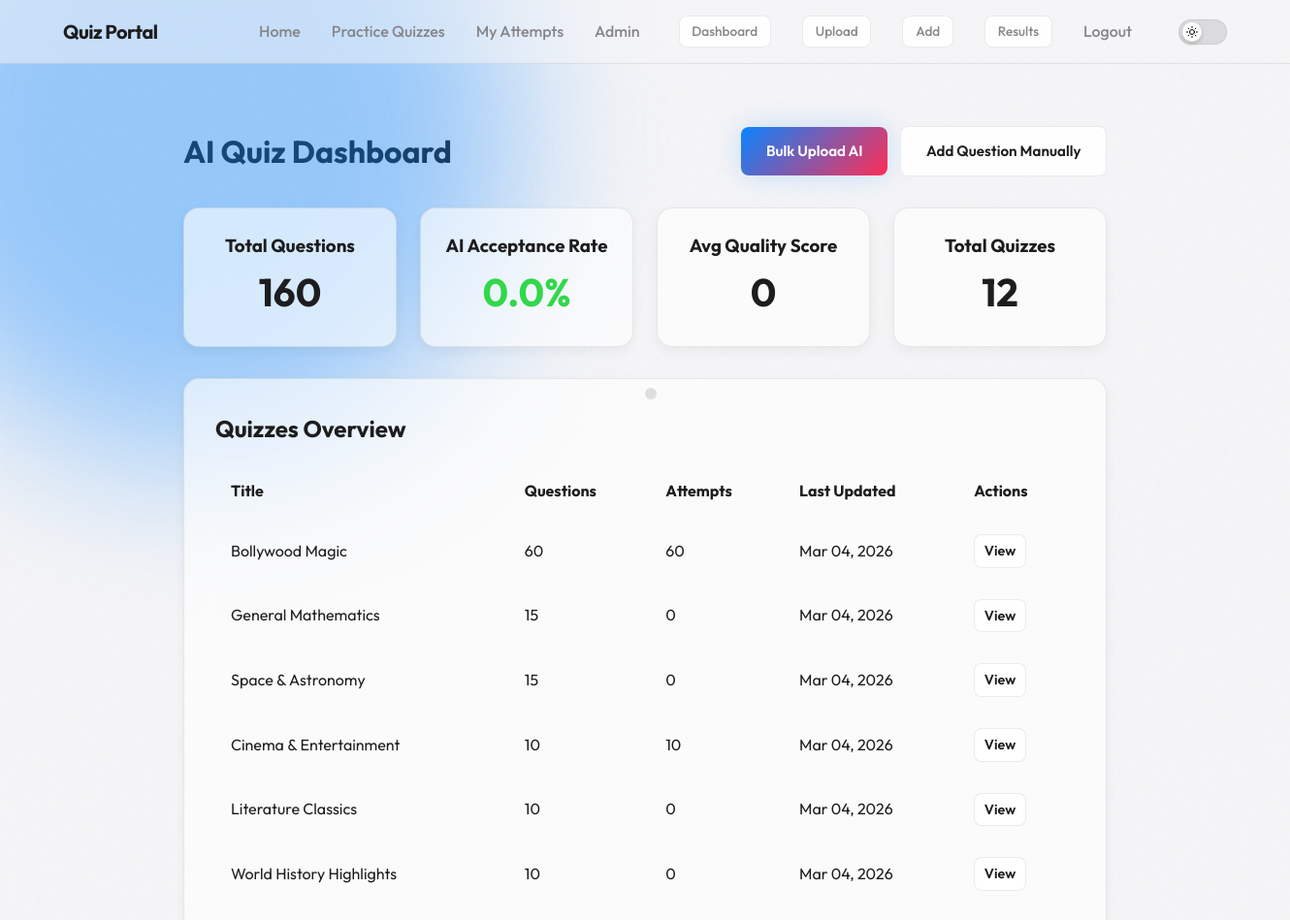
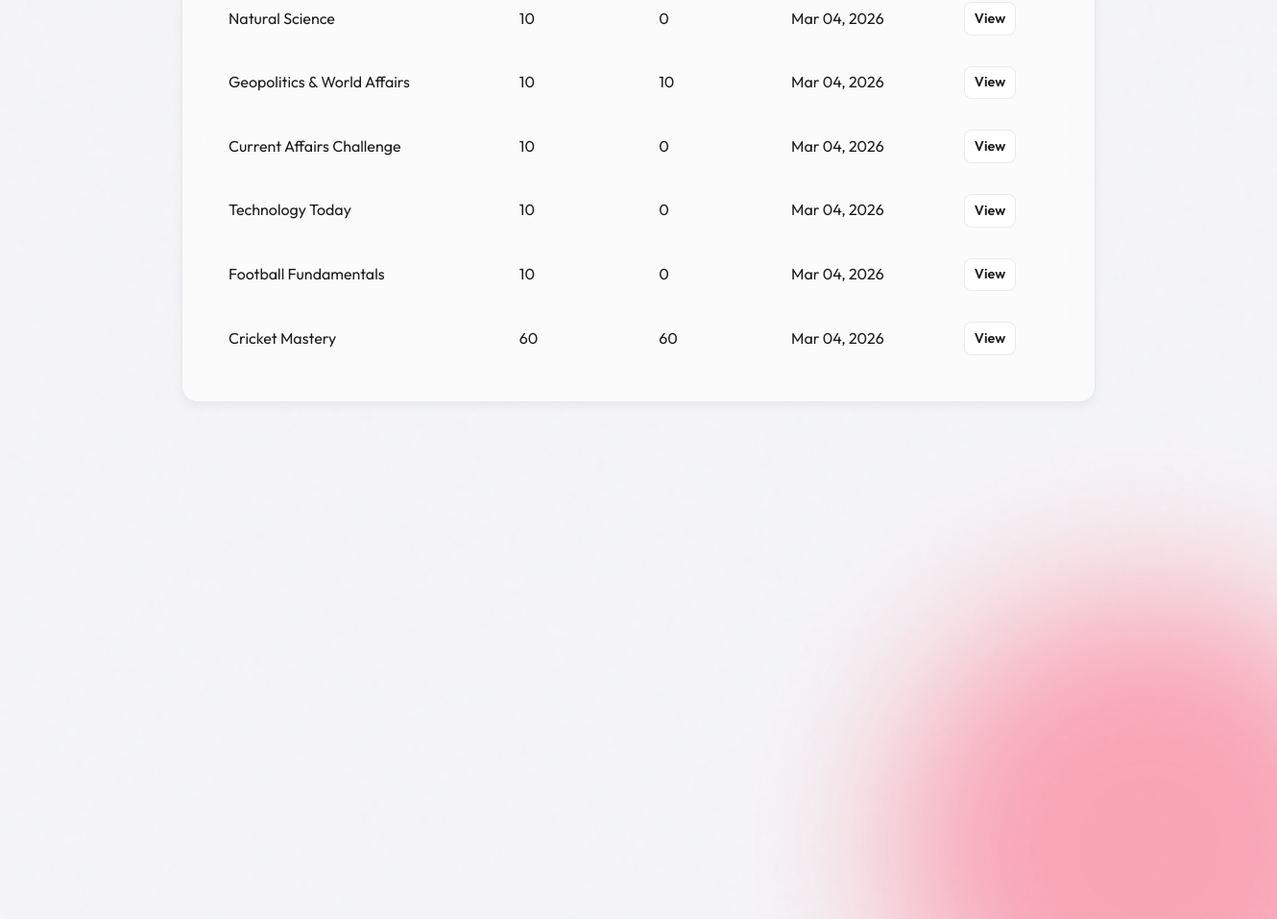
/quiz/dashboard/ (signed in), run on the app's committed database (2 pictures, top to bottom).
### quizapp/models.py (models this page shows, shortened)
class Quiz(models.Model):
    title = models.CharField(max_length=200)
    description = models.TextField(blank=True)
    created_at = models.DateTimeField(auto_now_add=True)
    updated_at = models.DateTimeField(auto_now=True)
    time_limit = models.IntegerField(help_text="Time limit in minutes", default=10)
    is_active = models.BooleanField(default=True)
    class Meta:
        verbose_name_plural = "Quizzes"
        ordering = ['-created_at']

### quizapp/views.py (the view)
# urls.py: path('quiz/dashboard/', views.quiz_dashboard, name='quiz_dashboard'),
@login_required
@user_passes_test(is_staff_or_superuser)
def quiz_dashboard(request):
    quizzes = Quiz.objects.annotate(
        question_count=Count('questions'),
        attempt_count=Count('attempts')
    ).order_by('-updated_at')
    total_questions = Question.objects.count()
    ai_validated = Question.objects.filter(ai_validated=True).count()
    ai_acceptance_rate = round((ai_validated / total_questions * 100), 1) if total_questions > 0 else 0
    avg_quality = Question.objects.aggregate(Avg('quality_score'))['quality_score__avg'] or 0
    context = {
        'quizzes': quizzes,
        'total_quizzes': quizzes.count(),
        'total_questions': total_questions,
        'ai_acceptance_rate': ai_acceptance_rate,
        'avg_quality': round(avg_quality, 1),
    }
    return render(request, 'quizapp/admin/quiz_dashboard.html', context)

### quizapp/views.py (called while the page is built)
def is_staff_or_superuser(user):
    return user.is_active and (user.is_staff or user.is_superuser)

### quizapp/Templates/quizapp/admin/quiz_dashboard.html (shortened to what this page needs)
{% extends 'quizapp/base.html' %}
{% block content %}
<div class="header-section" style="display: flex; justify-content: space-between; align-items: center; margin-bottom: 2rem;">
    <h1>AI Quiz Dashboard</h1>
    <div>
        <a href="{% url 'upload_questions' %}" class="btn btn-primary" style="margin-right: 10px;">Bulk Upload AI</a>
        <a href="{% url 'add_question' %}" class="btn btn-secondary">Add Question Manually</a>
    </div>
</div>
<div class="stats-grid" style="display: grid; grid-template-columns: repeat(auto-fit, minmax(200px, 1fr)); gap: 1.5rem; margin-bottom: 2rem;">
    <div class="card" style="padding: 1.5rem; text-align: center;">
        <h3>Total Questions</h3>
        <p style="font-size: 2.5rem; font-weight: bold; color: var(--accent);">{{ total_questions }}</p>
    </div>
    <div class="card" style="padding: 1.5rem; text-align: center;">
        <h3>AI Acceptance Rate</h3>
        <p style="font-size: 2.5rem; font-weight: bold; color: var(--success);">{{ ai_acceptance_rate }}%</p>
    </div>
    <div class="card" style="padding: 1.5rem; text-align: center;">
        <h3>Avg Quality Score</h3>
        <p style="font-size: 2.5rem; font-weight: bold; color: var(--accent);">{{ avg_quality }}</p>
    </div>
    <div class="card" style="padding: 1.5rem; text-align: center;">
        <h3>Total Quizzes</h3>
        <p style="font-size: 2.5rem; font-weight: bold; color: var(--text);">{{ total_quizzes }}</p>
    </div>
</div>
<div class="card" style="padding: 2rem;">
    <h2>Quizzes Overview</h2>
    <div style="overflow-x: auto; margin-top: 1rem;">
        <table style="width: 100%; border-collapse: collapse; text-align: left;">
            <thead>
                <tr style="border-bottom: 1px solid var(--border);">
                    <th style="padding: 1rem;">Title</th>
                    <th style="padding: 1rem;">Questions</th>
                    <th style="padding: 1rem;">Attempts</th>
                    <th style="padding: 1rem;">Last Updated</th>
                    <th style="padding: 1rem;">Actions</th>
                </tr>
            </thead>
            <tbody>
                {% for quiz in quizzes %}
                <tr style="border-bottom: 1px solid var(--border);">
                    <td style="padding: 1rem;">{{ quiz.title }}</td>
                    <td style="padding: 1rem;">{{ quiz.question_count }}</td>
                    <td style="padding: 1rem;">{{ quiz.attempt_count }}</td>
                    <td style="padding: 1rem;">{{ quiz.updated_at|date:"M d, Y" }}</td>
                    <td style="padding: 1rem;">
                        <a href="{% url 'quiz_detail' quiz.id %}" class="btn btn-secondary" style="padding: 0.3rem 0.6rem; font-size: 0.9rem;">View</a>
                    </td>
                </tr>
                {% empty %}
                <tr>
                    <td colspan="5" style="padding: 1rem; text-align: center;">No quizzes available.</td>
                </tr>
                {% endfor %}
            </tbody>
        </table>
    </div>
</div>
{% endblock %}

### quizapp/Templates/quizapp/base.html (shortened to what this page needs)
{% load static %}
<!DOCTYPE html>
<html lang="en">
<head>
    <link rel="stylesheet" href="{% static 'quizapp/css/styles.css' %}?v={% now 'U' %}">
</head>
<body>
    <div class="global-bg"></div>
    <div class="blob blob-1"></div>
    <div class="blob blob-2"></div>
    <div class="noise-overlay"></div>
    <nav class="navbar">
        <div class="navbar-inner">
            <a href="{% url 'home' %}" class="nav-brand">Quiz Portal</a>
            <div class="nav-links">
                <a href="{% url 'home' %}">Home</a>
                <a href="{% url 'quiz_list' %}">Practice Quizzes</a>
                {% if user.is_authenticated %}
                <a href="{% url 'my_attempts' %}">My Attempts</a>
                {% if user.is_staff %}
                <a href="{% url 'admin:index' %}">Admin</a>
                {% endif %}
                {% if user.is_superuser %}
                <a href="{% url 'quiz_dashboard' %}" class="btn btn-secondary" style="padding: 0.3rem 0.8rem; font-size: 0.85rem; margin-left: 0.5rem; white-space: nowrap;">Dashboard</a>
                <a href="{% url 'upload_questions' %}" class="btn btn-secondary" style="padding: 0.3rem 0.8rem; font-size: 0.85rem; white-space: nowrap;">Upload</a>
                <a href="{% url 'add_question' %}" class="btn btn-secondary" style="padding: 0.3rem 0.8rem; font-size: 0.85rem; white-space: nowrap;">Add</a>
                <a href="{% url 'validation_results' %}" class="btn btn-secondary" style="padding: 0.3rem 0.8rem; font-size: 0.85rem; white-space: nowrap;">Results</a>
                {% endif %}
                <a href="#" onclick="document.getElementById('logout-form').submit(); return false;">Logout</a>
                {% else %}
                <a href="{% url 'login' %}">Login</a>
                <a href="{% url 'signup' %}" class="btn btn-primary"
                    style="padding: 0.5rem 1rem; margin-left: 0.5rem;">Sign Up</a>
                {% endif %}
                <button type="button" id="themeToggle" class="theme-toggle" aria-label="Toggle Theme" aria-pressed="false">
                    <div class="knob">
                    </div>
                </button>
            </div>
        </div>
    </nav>
    <div class="main-container">
        {% block content %}{% endblock %}
    </div>
</body>
</html>

### data on the page
Quiz: title "Bollywood Magic", question_count "60", attempt_count "60", updated_at "Mar 04, 2026"
Quiz: title "General Mathematics", question_count "15", attempt_count "0", updated_at "Mar 04, 2026"
Quiz: title "Space & Astronomy", question_count "15", attempt_count "0", updated_at "Mar 04, 2026"
Quiz: title "Cinema & Entertainment", question_count "10", attempt_count "10", updated_at "Mar 04, 2026"
Quiz: title "Literature Classics", question_count "10", attempt_count "0", updated_at "Mar 04, 2026"
Quiz: title "World History Highlights", question_count "10", attempt_count "0", updated_at "Mar 04, 2026"
Quiz: title "Natural Science", question_count "10", attempt_count "0", updated_at "Mar 04, 2026"
Quiz: title "Geopolitics & World Affairs", question_count "10", attempt_count "10", updated_at "Mar 04, 2026"
Quiz: title "Current Affairs Challenge", question_count "10", attempt_count "0", updated_at "Mar 04, 2026"
Quiz: title "Technology Today", question_count "10", attempt_count "0", updated_at "Mar 04, 2026"
Quiz: title "Football Fundamentals", question_count "10", attempt_count "0", updated_at "Mar 04, 2026"
Quiz: title "Cricket Mastery", question_count "60", attempt_count "60", updated_at "Mar 04, 2026"

### other printed values
{{ total_questions }} "160"
{{ ai_acceptance_rate }} "0.0"
{{ avg_quality }} "0"
{{ total_quizzes }} "12"
